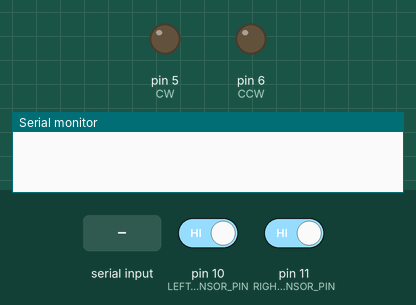
This sketch was run on a simulated Arduino Uno, built with avr-gcc and run on an emulated ATmega328P. Shown: output pins drawn as LEDs (lit = HIGH), the last lines printed to the serial monitor. Dashed ring = blinking. Inputs (shaded band) come from the test bench; at power-on: pin 11 (RIGHT_SENSOR_PIN) HIGH, pin 10 (LEFT_SENSOR_PIN) HIGH.

Above: at 1.2 s.
1.3 s: "C\n" received over Serial
At 1.46 s:
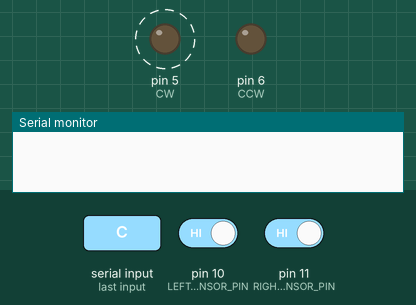
4.3 s: "D\n" received over Serial
At 4.46 s:
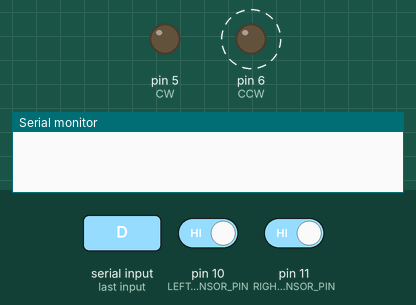
7.3 s: "R\n" received over Serial
At 7.79 s:
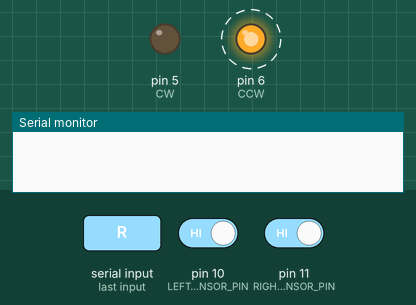
10.3 s: pin 11 (RIGHT_SENSOR_PIN) driven LOW
At 11.79 s:
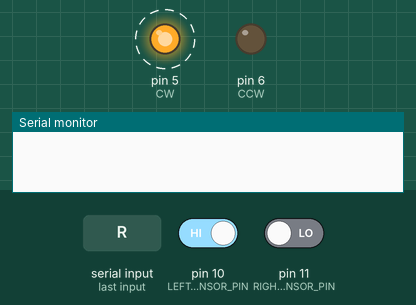
13.3 s: pin 10 (LEFT_SENSOR_PIN) driven LOW
At 15.3 s:
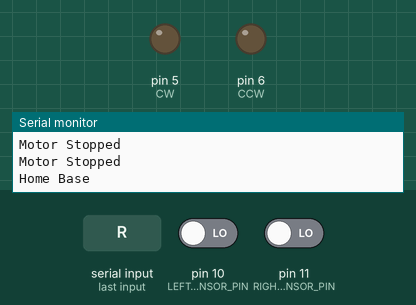
Timing chart, 0 to 16.8 s (numbered marks = the images above; inputs shaded):
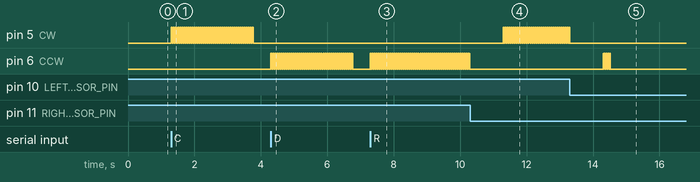

The sketch:

commandC_leftsensor.ino
```cpp
#define CW 5
#define CCW 6
#define RIGHT_SENSOR_PIN 11   // Right photomicrosensor pin
#define LEFT_SENSOR_PIN 10   // Left photomicrosensor pin

const int stepDelay = 10000;
const float angleToSteps = 0.72;  // Conversion factor from angle to steps

bool motorStopped = true;         // Flag to track motor status
bool resetInProgress = false;     // Flag for reset process
bool moveInProgress = false;      // Flag for move process

void rotate(int motorPin, int steps, bool clockwise) {
  for (int i = 0; i < steps; i++) {
    digitalWrite(motorPin, HIGH);
    delayMicroseconds(stepDelay);
    digitalWrite(motorPin, LOW);
    delayMicroseconds(stepDelay);
  }
}

void setup() {
  pinMode(CW, OUTPUT);
  pinMode(CCW, OUTPUT);
  pinMode(RIGHT_SENSOR_PIN, INPUT_PULLUP);
  pinMode(LEFT_SENSOR_PIN, INPUT_PULLUP);
  Serial.begin(115200);
}

void loop() {
  if (Serial.available() > 0) {
    String command = Serial.readStringUntil('\n');
    command.trim();

    if (!resetInProgress && !moveInProgress) {
      if (command == "C" && digitalRead(LEFT_SENSOR_PIN) == HIGH) {
        motorStopped = false;
        moveInProgress = true;
        rotate(CW, int(90 / angleToSteps), true);  // Rotate 90 degrees clockwise
        moveInProgress = false;
        motorStopped = true;
      } else if (command == "D") {
        motorStopped = false;
        moveInProgress = true;
        rotate(CCW, int(90 / angleToSteps), true); // Rotate 90 degrees counter-clockwise
        moveInProgress = false;
        motorStopped = true;
      } else if (command == "R") {
        resetInProgress = true;
        motorStopped = false;
        rotateToHomeBase();
        resetInProgress = false;
        motorStopped = true;
      } else if (command == "S") {
        stopMotor();
      } else if (command == "I") {
        printStatus();
      }
    }
  }
}

void rotateToHomeBase() {
  while (digitalRead(RIGHT_SENSOR_PIN) == HIGH) {
    rotate(CCW, 1, false); // Rotate CCW until right sensor is interrupted
  }
  delay(1000); // Delay for stability

  while (digitalRead(LEFT_SENSOR_PIN) == HIGH) {
    rotate(CW, 1, true); // Rotate CW until left sensor is interrupted
  }

  if (digitalRead(LEFT_SENSOR_PIN) == LOW) {
    stopMotor();
    delay(1000); // Delay for stability
    rotate(CCW, int(8 / angleToSteps), true); // Rotate 8 degrees CW
    stopMotor();
    Serial.println("Home Base");
  }
}

void stopMotor() {
  digitalWrite(CW, LOW);
  digitalWrite(CCW, LOW);
  motorStopped = true;
  Serial.println("Motor Stopped");
}

void printStatus() {
  if (motorStopped) {
    if (resetInProgress) {
      Serial.println("Stopped: Home Base");
    } else {
      Serial.println("Stopped: Not Home Base");
    }
  } else {
    Serial.println("Rotating");
  }
}
```

Measured:
- after the input at 1.3 s, pin 5 (CW): alternates HIGH for 0.01 s and LOW for 0.01 s, 248 changes in all, then stays LOW, starting at once
- after the input at 4.3 s, pin 6 (CCW): alternates HIGH for 0.01 s and LOW for 0.01 s, 248 changes in all, then stays LOW, starting at once
- after the input at 7.3 s, pin 6 (CCW): alternates HIGH for 0.01 s and LOW for 0.01 s, starting at once
- after the input at 10.3 s, pin 5 (CW): alternates HIGH for 0.01 s and LOW for 0.01 s, starting after 1.0 s; pin 6 (CCW): stops changing and stays LOW
- after the input at 13.3 s, pin 5 (CW): stops changing and stays LOW; pin 6 (CCW): alternates HIGH for 0.01 s and LOW for 0.01 s, 22 changes in all, then stays LOW, starting after 1.0 s
